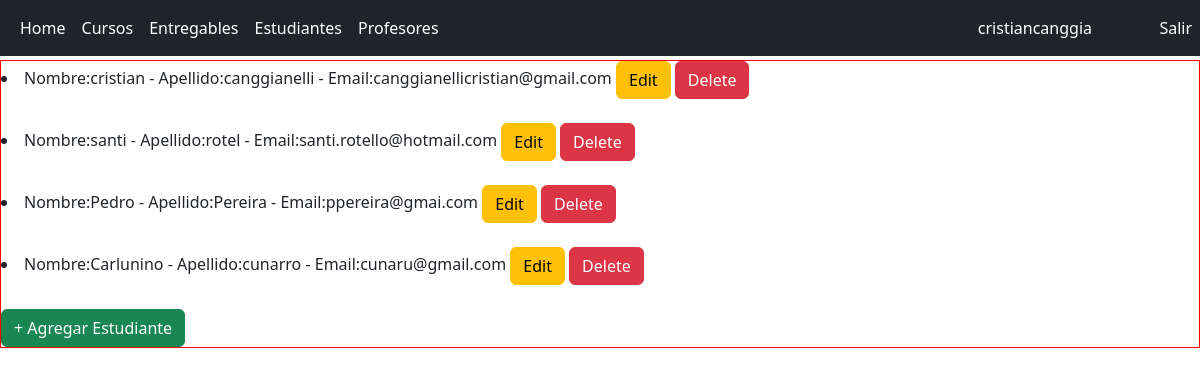
/read_estudiantes/ (signed in), run on the app's committed database.
### AppCoder/models.py (models this page shows)
class Estudiante(models.Model):
    nombre = models.CharField(max_length=30)                #Formato str con max de carcateres
    apellido = models.CharField(max_length=30)              #Formato str con max de carcateres
    email = models.EmailField()
    def __str__(self):
        return f"Nombre:{self.nombre} - Apellido:{self.apellido} - Email:{self.email}"    #El metodo sirve para que dentro del Admin se vea la infor mejor.

### AppCoder/views.py (the view)
# urls.py: path('read_estudiantes/', read_estudiantes),
def read_estudiantes(request=None):
    estudiantes = Estudiante.objects.all() #Trae todo
    return render(request, "estudiantesCRUD/read_estudiantes.html", {"estudiantes": estudiantes})

### AppCoder/template/estudiantesCRUD/read_estudiantes.html (shortened to what this page needs)
{% extends "../home.html" %}
{% load static %}
{% block contenido %}
    {% for estudiante in estudiantes %}
        <li>
            {{ estudiante }}
            <a href="/Appcoder/update_estudiantes/{{estudiante.id}}" class="btn btn-warning">Edit</a>
            <a href="/Appcoder/delete_estudiantes/{{estudiante.id}}" class="btn btn-danger">Delete</a>
        </li>
        <br>
    {% endfor %}
    <a class="btn btn-success" href="/Appcoder/create_estudiantes">+ Agregar Estudiante</a>
{% endblock %}

### AppCoder/template/home.html (shortened to what this page needs)
<!DOCTYPE html>
<html lang="en">
<head>
    {% load static %}
    <link rel="stylesheet" href="{%static 'css/bootstrap.min.css'%}">
    <link rel="stylesheet" href="{%static 'css/mystilo.css'%}">
</head>
<body>
    <nav class="navbar navbar-expand-md navbar-dark fixed-top bg-dark">
        <div class="container-fluid">
          <div class="collapse navbar-collapse" id="navbarCollapse">
            <ul class="navbar-nav me-auto mb-2 mb-md-0">
                <li class="nav-item">
                    <a class="nav-link active" aria-current="page" href="/Appcoder">Home</a>
                </li>
                <li class="nav-item">
                    <a class="nav-link active" aria-current="page" href="/Appcoder/cursos">Cursos</a>
                </li>
                <li class="nav-item">
                    <a class="nav-link active" aria-current="page" href="/Appcoder/entregables">Entregables</a>
                </li>
                <li class="nav-item">
                    <a class="nav-link active" aria-current="page" href="/Appcoder/read_estudiantes">Estudiantes</a>
                </li>
                <li class="nav-item">
                    <a class="nav-link active" aria-current="page" href="/Appcoder/profesores">Profesores</a>
                </li>
                <li class="nav-item" style="position: absolute; right: 100px">
                    <a class="nav-link active" aria-current="page" href="/Appcoder/perfil/">{{ user.username }}</a>
                </li>
                <li class="nav-item" style="position: absolute; right: 0px">
                    <a class="nav-link active" aria-current="page" href="/Appcoder/logout/">Salir</a>
                </li>
            </ul>
          </div>
        </div>
      </nav>
      <div class="contenido1">
        {% block contenido %}{% endblock %}
    </div>
</body>
</html>

### AppCoder/static/css/mystilo.css (style rules this page uses)
.contenido1 { position: relative; top: 60px; border: 1px solid red; }

### data on the page
Estudiante: nombre+apellido+email "Nombre:cristian - Apellido:canggianelli - Email:canggianellicristian@gmail.com"
Estudiante: nombre+apellido+email "Nombre:santi - Apellido:rotel - Email:santi.rotello@hotmail.com"
Estudiante: nombre+apellido+email "Nombre:Pedro - Apellido:Pereira - Email:ppereira@gmai.com"
Estudiante: nombre+apellido+email "Nombre:Carlunino - Apellido:cunarro - Email:cunaru@gmail.com"

### other printed values
{{ user.username }} "cristiancanggia"
